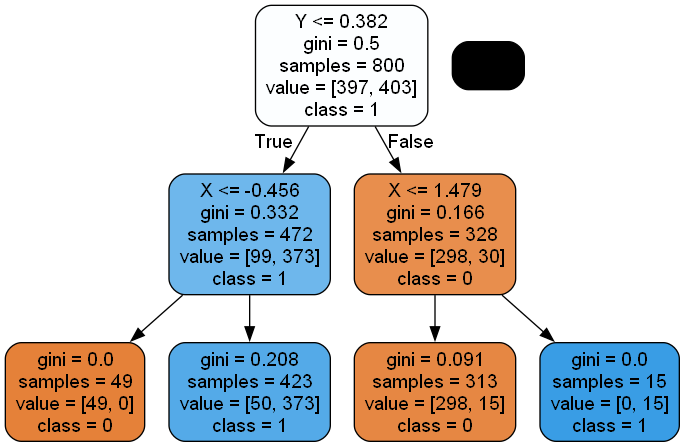
#> input picture tree.png, 685 x 447 px, found by its file name
$ python decisiontree.py
#> lines starting #> are read from the running program, lines starting #| are printed output that depends on the picture
# -*- coding: utf-8 -*-
"""
Created on Wed Apr 11 19:12:56 2018

@author: sila
"""

from sklearn.datasets import make_moons
from sklearn.tree import DecisionTreeClassifier, export_graphviz
import matplotlib.pyplot as plt
from matplotlib.colors import ListedColormap
from sklearn.model_selection import train_test_split


X, y = make_moons(n_samples=1000, noise=0.1)
# split the dataset into training and test set
X_train, X_test, y_train, y_test = train_test_split(X, y, test_size=0.2, random_state=42)
# check how many samples we have
print("Number of samples: " +str(len(y)))
#visulize the dataset
plt.figure()
#define colors - red, green, blue
colormap = ListedColormap(['#FF0000', '#00FF00', '#0000FF'])
# pplot labxel
plt.xlabel("X")
plt.ylabel("Y")
# Plot the training points
plt.scatter(X[:, 0], X[:, 1], c=y, cmap=colormap,edgecolor='black', s=20)

from datetime import datetime
k = str(datetime.now())
print(k)
#time the execution time of this cell.

tree_clf = DecisionTreeClassifier(max_depth=2) ## indicate we do not want the tree to be deeper than 2 levels
tree_clf.fit(X,y) # training the classifier
print("seed : "+ str(tree_clf.random_state))

#prediction
print("probability of point = (2,1) = "+str(tree_clf.predict_proba([[2,1]])))
print("probability of point = (4,1) = "+str(tree_clf.predict_proba([[4,1]])))
print("probability of point = (5,2) =  "+str(tree_clf.predict_proba([[5,2]])))

#for name,score in zip(iris.feature_names[2:4],tree_clf.feature_importances_):
#    print("feature importance: ",name, score)

import pydotplus
import matplotlib.image as mpimg
import io

dot_data = io.StringIO()

export_graphviz(tree_clf,
                out_file=dot_data, # or put a filename here filename like "graph.dot", you then need to convert it into pgn
                feature_names=["X","Y"],
                class_names=["0","1"],
                rounded=True,
                filled=True)

filename = "tree.png"
pydotplus.graph_from_dot_data(dot_data.getvalue()).write_png(filename) # write the dot data to a pgn file
#> (this line was passed over: pydotplus is not available in this run)
img=mpimg.imread(filename) # read this pgn file
#> img is the input picture: shape (447, 685, 4) float32; mean R, G, B, A 0.823, 0.819, 0.815, 0.999

plt.figure(figsize=(8,8)) # setting the size to 10 x 10 inches of the figure.
imgplot = plt.imshow(img) # plot the image.


plt.figure()
# pplot labxel
plt.xlabel("X")
plt.ylabel("Y")
# Plot the training points
plt.scatter(X[:, 0], X[:, 1], c=y, cmap=colormap,edgecolor='black', s=20)
#drawing the splits
plt.axhline(y=1.75, color='red', linestyle='-')
plt.axvline(x=2.45, color = 'blue',linestyle='-')

plt.show()
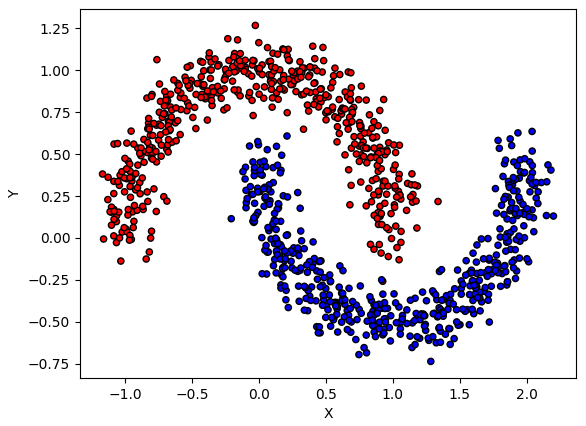
#> figure drawn by matplotlib, 1 panel
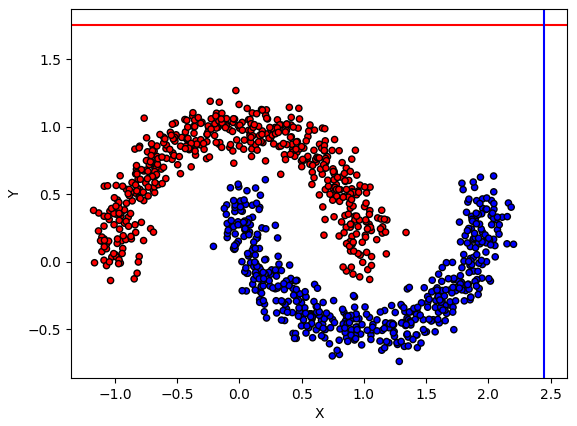
#> figure drawn by matplotlib, 1 panel
